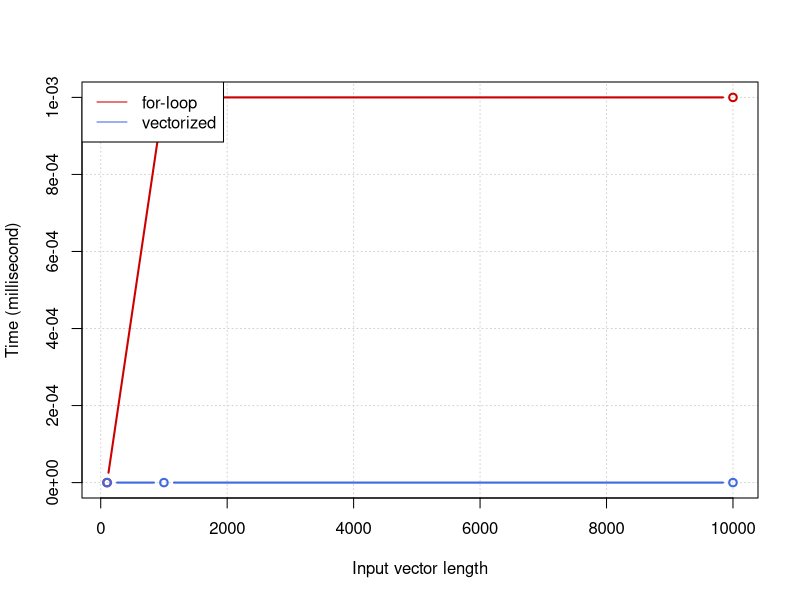
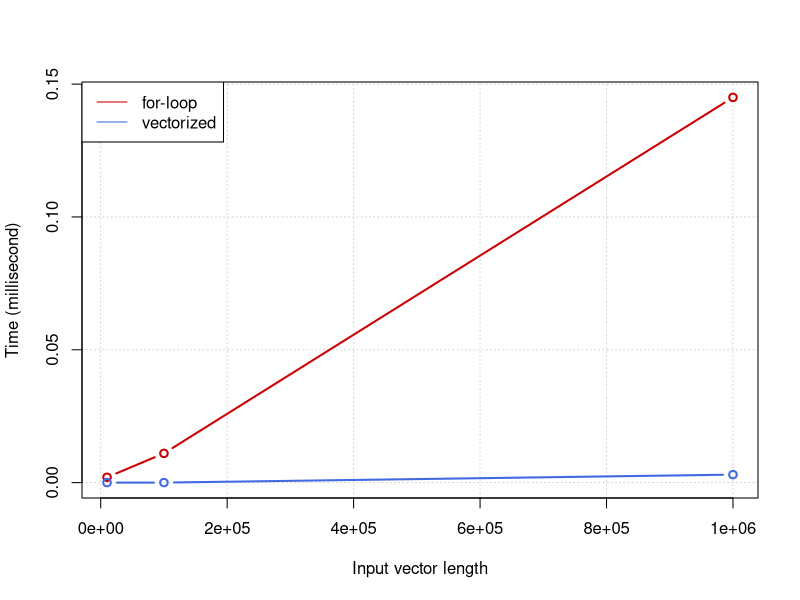

Here is the R script that generated these plots, in order: (Note: this script raises an error after producing the figures.)
## ---- chunk 1
#| execution: {iopub.execute_input: '2023-09-05T00:41:23.886270Z', iopub.status.busy: '2023-09-05T00:41:23.884644Z', iopub.status.idle: '2023-09-05T00:41:23.911809Z'}
#| trusted: true
#| vscode: {languageId: r}
f1 <- function(x, y) {
  n <- length(x)
  z <- numeric(n)
  for (i in 1:n) {
    z[i] <- x[i] - y[i]
  }
  return(z)
}
## ---- chunk 2
#| execution: {iopub.execute_input: '2023-09-05T00:41:28.149248Z', iopub.status.busy: '2023-09-05T00:41:28.119292Z', iopub.status.idle: '2023-09-05T00:41:28.160331Z'}
#| trusted: true
#| vscode: {languageId: r}
f2 <- function(x, y) {
  z <- x - y
  return(z)
}
## ---- chunk 3
#| execution: {iopub.execute_input: '2023-09-05T00:41:30.609135Z', iopub.status.busy: '2023-09-05T00:41:30.607421Z', iopub.status.idle: '2023-09-05T00:41:31.631820Z'}
#| trusted: true
#| vscode: {languageId: r}
library(testthat)

# Create vectors x and y of length 1,000,000
x <- rnorm(1000000)
y <- rnorm(1000000)

# Measure runtime and test equality
t1 <- system.time(f1(x, y))[1]
t2 <- system.time(f2(x, y))[1]

z_loop <- f1(x, y)
z_vectorized <- f2(x, y)

# Expect equal
expect_equal(z_loop, z_vectorized)

# Print runtimes
print(paste("Runtime f1:", t1))
print(paste("Runtime f2:", t2))
## ---- chunk 4
#| execution: {iopub.execute_input: '2023-09-05T00:41:35.549808Z', iopub.status.busy: '2023-09-05T00:41:35.548369Z', iopub.status.idle: '2023-09-05T00:41:35.560258Z'}
#| trusted: true
#| vscode: {languageId: r}
#plotting runtime description
plot.runtime <- function(ns, t.loop, t.vectorized)
{
  plot(ns, t.loop, ylim=c(0, max(t.loop)), col="red3", 
       type="b", panel.first=grid(), lwd=2,
       xlab="Input vector length",
       ylab="Time (millisecond)")
  lines(ns, t.vectorized, col="royalblue", type="b", lwd=2)
  legend("topleft", c("for-loop", "vectorized"), 
         col=c("red3", "royalblue"), lwd=1)
}
## ---- chunk 5
#| execution: {iopub.execute_input: '2023-09-05T00:41:38.226947Z', iopub.status.busy: '2023-09-05T00:41:38.225507Z', iopub.status.idle: '2023-09-05T00:41:39.684243Z'}
#| trusted: true
#| vscode: {languageId: r}
library(forecast)
ns <- c(100, 1000, 10000)  # Varying input lengths
t.loop <- numeric(length(ns))
t.vectorized <- numeric(length(ns))

for (i in 1:length(ns)) {
  x <- rnorm(ns[i])
  y <- rnorm(ns[i])
  
  t.loop[i] <- system.time(f1(x, y))[1]
  t.vectorized[i] <- system.time(f2(x, y))[1]
}

plot.runtime(ns, t.loop, t.vectorized)
## ---- chunk 6
#| execution: {iopub.execute_input: '2023-09-05T00:41:43.815473Z', iopub.status.busy: '2023-09-05T00:41:43.814211Z', iopub.status.idle: '2023-09-05T00:41:45.106041Z'}
#| trusted: true
#| vscode: {languageId: r}
library(forecast)
ns <- c(10000, 100000, 1000000)  # Varying input lengths
t.loop <- numeric(length(ns))
t.vectorized <- numeric(length(ns))

for (i in 1:length(ns)) {
  x <- rnorm(ns[i])
  y <- rnorm(ns[i])
  
  t.loop[i] <- system.time(f1(x, y))[1]
  t.vectorized[i] <- system.time(f2(x, y))[1]
}

plot.runtime(ns, t.loop, t.vectorized)
## ---- chunk 7
#| execution: {iopub.execute_input: '2023-09-05T00:41:48.642512Z', iopub.status.busy: '2023-09-05T00:41:48.641064Z', iopub.status.idle: '2023-09-05T00:46:02.311370Z'}
#| trusted: true
#| vscode: {languageId: r}
library(forecast)
ns <- c(10000000, 100000000, 1000000000)  # Varying input lengths
t.loop <- numeric(length(ns))
t.vectorized <- numeric(length(ns))

for (i in 1:length(ns)) {
  x <- rnorm(ns[i])
  y <- rnorm(ns[i])
  
  t.loop[i] <- system.time(f1(x, y))[1]
  t.vectorized[i] <- system.time(f2(x, y))[1]
}
## ---- chunk 8
#| execution: {iopub.execute_input: '2023-09-05T00:57:47.916122Z', iopub.status.busy: '2023-09-05T00:57:47.914632Z', iopub.status.idle: '2023-09-05T00:57:47.942151Z'}
#| trusted: true
#| vscode: {languageId: r}
# Runtimes for 10000000, 100000000, 1000000000 using a for-loop
t1 <- t.loop[1]
t2 <- t.loop[2]
t3 <- t.loop[3]
print(paste(t1,t2,t3))

# Runtimes for 10000000, 100000000, 1000000000 using vectorized operation
tv1 <- t.vectorized[1]
tv2 <- t.vectorized[2]
tv3 <- t.vectorized[3]
print(paste(tv1,tv2,tv3))
## ---- chunk 9
#| execution: {iopub.execute_input: '2023-09-05T00:57:51.833673Z', iopub.status.busy: '2023-09-05T00:57:51.831860Z', iopub.status.idle: '2023-09-05T00:57:51.850488Z'}
#| trusted: true
#| vscode: {languageId: r}
# Calculate the average ratio of runtime increase for for-loop operation
ratio_loop <- ((t2 / t1) + (t3 / t2)) / 2

# Estimate the runtime for 10 billion elements using the ratio
estimated_10_billion <- t3 * ratio_loop

print(paste("Estimated runtime for 10 billion elements:", estimated_10_billion))
## ---- chunk 10
#| execution: {iopub.execute_input: '2023-09-05T00:57:54.543398Z', iopub.status.busy: '2023-09-05T00:57:54.541954Z', iopub.status.idle: '2023-09-05T00:57:54.558923Z'}
#| trusted: true
#| vscode: {languageId: r}
# Calculate the average ratio of runtime increase for vectorized operation
ratio_vec <- ((tv2 / tv1) + (tv3 / tv2)) / 2

# Estimate the runtime for 10 billion elements using the ratio
estimated_v_10_billion <- tv3 * ratio_vec

print(paste("Estimated runtime for 10 billion elements:", estimated_v_10_billion))
## ---- chunk 11
#| execution: {iopub.execute_input: '2023-09-05T00:57:58.278620Z', iopub.status.busy: '2023-09-05T00:57:58.277246Z', iopub.status.idle: '2023-09-05T00:57:58.292739Z'}
#| trusted: true
#| vscode: {languageId: r}
# Time saved with vectorized operation
time_saved_with_vectorized = estimated_10_billion - estimated_v_10_billion
print(time_saved_with_vectorized)
## ---- chunk 12
#| execution: {iopub.execute_input: '2023-09-05T00:58:00.426115Z', iopub.status.busy: '2023-09-05T00:58:00.424561Z', iopub.status.idle: '2023-09-05T00:58:00.517083Z'}
#| trusted: true
#| vscode: {languageId: r}
# Plotting estimated runtimes for 10 billion element vector operation 
plot.runtime(10000000000, estimated_10_billion, estimated_v_10_billion)
## ---- chunk 13
#| execution: {iopub.execute_input: '2023-09-05T03:18:17.590143Z', iopub.status.busy: '2023-09-05T03:18:17.586700Z', iopub.status.idle: '2023-09-05T03:18:18.388699Z'}
#| trusted: true
#| vscode: {languageId: r}
# Vector multiplication by for-loop
m1 <- function(x1, y1) {
  n <- length(x1)
  z1 <- numeric(n)
  for (i in 1:n) {
    z1[i] <- x1[i] * y1[i]
  }
  return(z1)
}

# Vector multiplication by vectorized operation
m2 <- function(x1, y1) {
  z1 <- x1 * y1
  return(z1)
}

# Comparing runtime for 1,000,000 elements
x1 <- rnorm(1000000)
y1 <- rnorm(1000000)

# Measure runtime and test equality
mt1 <- system.time(m1(x1, y1))[1]
mt2 <- system.time(m2(x1, y1))[1]

m_loop <- m1(x1, y1)
m_vectorized <- m2(x1, y1)

# Expect equal
expect_equal(m_loop, m_vectorized)

# Print runtimes
print(paste("Runtime m1:", mt1))
print(paste("Runtime m2:", mt2))
